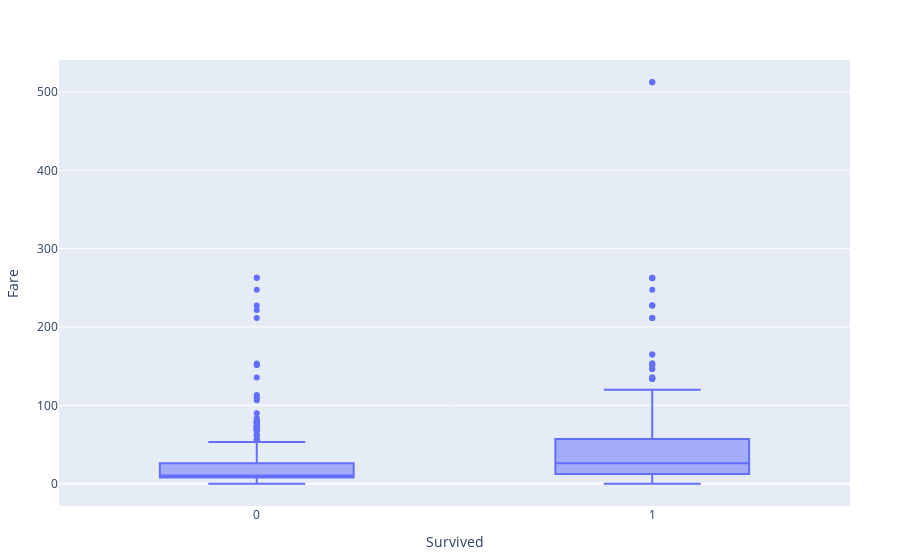

The notebook cell saved with this chart:
### Code cell
PlotlyJS.plot(data, x=:Survived, y=:Fare, kind="box")

### Figure 1 — Plotly figure (JSON) as saved in the notebook; plotly's stock layout.template omitted (floating-point values rounded to 4 significant figures; data arrays with more than 128 entries replaced by an {"elided": "..."} marker saying what was removed)
{"data": [{"type": "box", "x": {"elided": "889 int values"}, "xaxis": "x", "y": {"elided": "889 float values"}, "yaxis": "y"}], "layout": {"autosize": true, "legend": {"tracegroupgap": 0}, "margin": {"b": 50, "l": 50, "r": 50, "t": 60}, "xaxis": {"autorange": true, "range": [-0.5, 1.5], "title": {"text": "Survived"}, "type": "linear"}, "yaxis": {"autorange": true, "range": [-28.46, 540.8], "title": {"text": "Fare"}, "type": "linear"}}}
